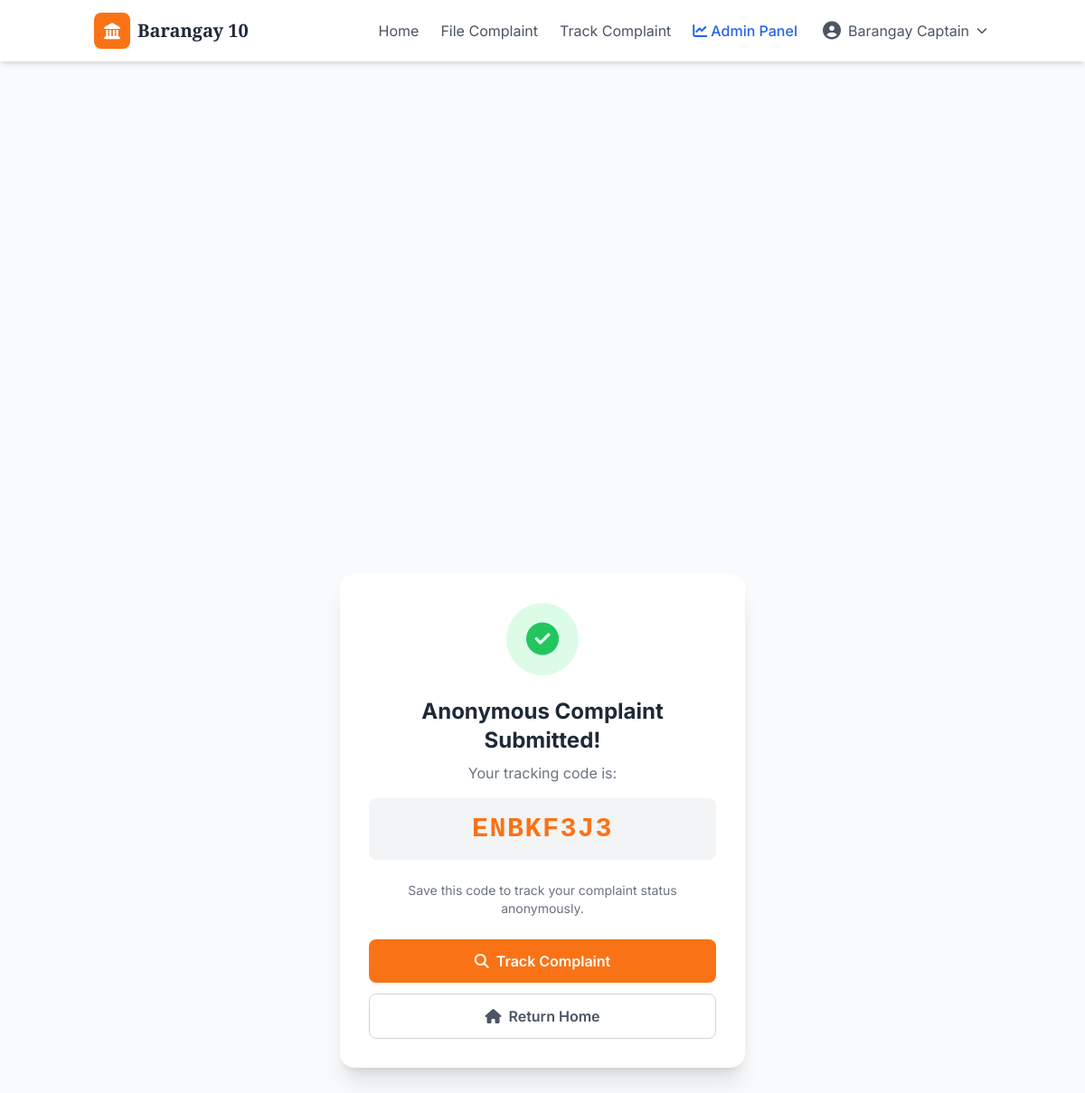
The page /anonymous/success/ENBKF3J3/ (signed in) on the database its author committed.
### accounts/models.py (models this page shows, shortened)
class User(AbstractUser):
    username = None
    email = models.EmailField(unique=True)
    ROLE_CHOICES = [
        ('resident', 'Resident'),
        ('admin', 'Admin'),
        ('captain', 'Captain'),
    ]
    role = models.CharField(max_length=20, choices=ROLE_CHOICES, default='resident')
    first_name = models.CharField(max_length=150)
    last_name = models.CharField(max_length=150)
    is_verified = models.BooleanField(default=False)
    verification_code = models.CharField(max_length=6, blank=True, null=True)
    verification_code_created_at = models.DateTimeField(blank=True, null=True)
    USERNAME_FIELD = 'email'
    REQUIRED_FIELDS = ['first_name', 'last_name']
    objects = UserManager()
    def is_admin(self):
        return self.role in ['admin', 'captain']

### complaints/models.py (models this page shows, shortened)
class AnonymousComplaint(models.Model):
    STATUS_CHOICES = [
        ('pending', 'Pending'),
        ('under_review', 'Under Review'),
        ('in_progress', 'In Progress'),
        ('resolved', 'Resolved'),
        ('rejected', 'Rejected'),
    ]
    tracking_code = models.CharField(max_length=8, unique=True, default=generate_tracking_code, editable=False)
    category = models.ForeignKey(Category, on_delete=models.SET_NULL, null=True, blank=True)
    description = models.TextField()
    location = models.CharField(max_length=200)
    image = models.ImageField(upload_to='anonymous_complaints/', blank=True, null=True)
    status = models.CharField(max_length=20, choices=STATUS_CHOICES, default='pending')
    created_at = models.DateTimeField(auto_now_add=True)
    updated_at = models.DateTimeField(auto_now=True)
    is_spam = models.BooleanField(default=False)
    spam_confidence = models.FloatField(default=0.0)
    reviewed_by_admin = models.BooleanField(default=False)
    class Meta:
        verbose_name_plural = "Anonymous Complaints"
        ordering = ['-created_at']

### complaints/views.py (the view)
# urls.py: path('anonymous/success/<str:tracking_code>/', views.anonymous_success, name='anonymous_success'),
def anonymous_success(request, tracking_code):
    complaint = get_object_or_404(AnonymousComplaint, tracking_code=tracking_code)
    return render(request, 'complaints/anonymous_success.html', {'complaint': complaint})

### templates/complaints/anonymous_success.html (shortened to what this page needs)
{% extends 'base.html' %}
{% block content %}
<div class="min-h-screen flex items-center justify-center py-12 px-4">
    <div class="max-w-md w-full bg-white rounded-2xl shadow-xl p-8 text-center">
        <div class="w-20 h-20 bg-green-100 rounded-full flex items-center justify-center mx-auto mb-6">
            <i class="fas fa-check-circle text-green-500 text-4xl"></i>
        </div>
        <h1 class="text-2xl font-bold text-gray-800 mb-2">Anonymous Complaint Submitted!</h1>
        <p class="text-gray-500 mb-4">Your tracking code is:</p>
        <div class="bg-gray-100 p-4 rounded-lg mb-6">
            <span class="text-3xl font-mono font-bold text-orange-500 tracking-wider">{{ complaint.tracking_code }}</span>
        </div>
        <p class="text-sm text-gray-500 mb-6">Save this code to track your complaint status anonymously.</p>
        <div class="flex flex-col gap-3">
            <a href="{% url 'track_anonymous' %}" class="bg-orange-500 text-white py-3 rounded-lg font-semibold text-center hover:bg-orange-600 transition">
                <i class="fas fa-search mr-2"></i>Track Complaint
            </a>
            <a href="{% url 'home' %}" class="border border-gray-300 text-gray-600 py-3 rounded-lg font-semibold text-center hover:bg-gray-50 transition">
                <i class="fas fa-home mr-2"></i>Return Home
            </a>
        </div>
    </div>
</div>
{% endblock %}

### templates/base.html (shortened to what this page needs)
<!DOCTYPE html>
<html lang="en">
<head>
    <script src="https://cdn.tailwindcss.com"></script>
    <link rel="stylesheet" href="https://cdnjs.cloudflare.com/ajax/libs/font-awesome/6.4.0/css/all.min.css">
</head>
<body class="bg-gray-50">
    <nav class="bg-white shadow-md sticky top-0 z-50">
        <div class="container mx-auto px-4 py-3 flex justify-between items-center">
            <a href="{% url 'home' %}" class="flex items-center gap-2">
                <div class="w-10 h-10 bg-orange-500 rounded-lg flex items-center justify-center">
                    <i class="fas fa-landmark text-white text-lg"></i>
                </div>
                <span class="font-display font-bold text-xl text-gray-800">Barangay 10</span>
            </a>
            <div class="hidden md:flex items-center gap-6">
                <a href="{% url 'home' %}" class="text-gray-600 hover:text-orange-500 transition">Home</a>
                <a href="{% url 'submit_complaint' %}" class="text-gray-600 hover:text-orange-500 transition">File Complaint</a>
                <a href="{% url 'track_complaint' %}" class="text-gray-600 hover:text-orange-500 transition">Track Complaint</a>
                {% if user.is_authenticated %}
                    {% if user.is_admin %}
                        <a href="{% url 'admin_dashboard' %}" class="text-blue-600 hover:text-blue-700 transition font-medium">
                            <i class="fas fa-chart-line mr-1"></i>Admin Panel
                        </a>
                    {% endif %}
                    <div class="dropdown-container">
                        <button class="flex items-center gap-2 text-gray-600 hover:text-orange-500 py-2 px-1">
                            <i class="fas fa-user-circle text-xl"></i>
                            <span>{{ user.first_name }} {{ user.last_name }}</span>
                            <i class="fas fa-chevron-down text-xs"></i>
                        </button>
                    </div>
                {% endif %}
            </div>
        </div>
    </nav>
    <main>
        {% block content %}{% endblock %}
    </main>
</body>
</html>

### templates/base.html (style rules this page uses)
* { font-family: 'Inter', sans-serif; }
.font-display { font-family: 'Playfair Display', serif; }
.dropdown-container { position: relative; }
.dropdown-container::after { content: ''; position: absolute; top: 100%; right: 0; width: 100%; height: 5px; background: transparent; }

### rows shown on the page
User: first_name "Barangay", last_name "Captain"
AnonymousComplaint: tracking_code "ENBKF3J3"
